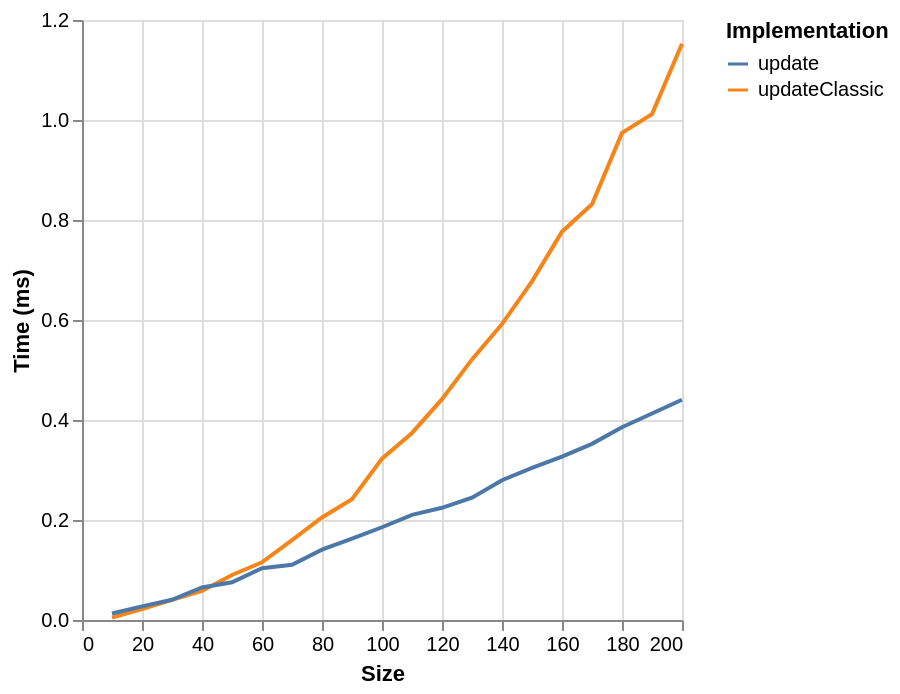

This figure's Vega-Lite source:
### Vega specification from a JSON file in a GitHub repository (floating-point values rounded to 4 significant figures)
{"$schema": "https://vega.github.io/schema/vega/v6.json", "background": "white", "padding": 5, "width": 300, "height": 300, "style": "cell", "data": [{"name": "source_0", "values": [{"ms": 0.0047, "series": "updateClassic", "size": 10}, {"ms": 0.0218, "series": "updateClassic", "size": 20}, {"ms": 0.0402, "series": "updateClassic", "size": 30}, {"ms": 0.058, "series": "updateClassic", "size": 40}, {"ms": 0.0901, "series": "updateClassic", "size": 50}, {"ms": 0.1155, "series": "updateClassic", "size": 60}, {"ms": 0.1599, "series": "updateClassic", "size": 70}, {"ms": 0.2051, "series": "updateClassic", "size": 80}, {"ms": 0.2417, "series": "updateClassic", "size": 90}, {"ms": 0.3227, "series": "updateClassic", "size": 100}, {"ms": 0.3741, "series": "updateClassic", "size": 110}, {"ms": 0.4417, "series": "updateClassic", "size": 120}, {"ms": 0.5212, "series": "updateClassic", "size": 130}, {"ms": 0.5917, "series": "updateClassic", "size": 140}, {"ms": 0.6773, "series": "updateClassic", "size": 150}, {"ms": 0.7767, "series": "updateClassic", "size": 160}, {"ms": 0.8314, "series": "updateClassic", "size": 170}, {"ms": 0.9742, "series": "updateClassic", "size": 180}, {"ms": 1.012, "series": "updateClassic", "size": 190}, {"ms": 1.153, "series": "updateClassic", "size": 200}, {"ms": 0.0131, "series": "update", "size": 10}, {"ms": 0.0273, "series": "update", "size": 20}, {"ms": 0.0405, "series": "update", "size": 30}, {"ms": 0.065, "series": "update", "size": 40}, {"ms": 0.0754, "series": "update", "size": 50}, {"ms": 0.1037, "series": "update", "size": 60}, {"ms": 0.1106, "series": "update", "size": 70}, {"ms": 0.1408, "series": "update", "size": 80}, {"ms": 0.1627, "series": "update", "size": 90}, {"ms": 0.1855, "series": "update", "size": 100}, {"ms": 0.2103, "series": "update", "size": 110}, {"ms": 0.2244, "series": "update", "size": 120}, {"ms": 0.2447, "series": "update", "size": 130}, {"ms": 0.2795, "series": "update", "size": 140}, {"ms": 0.3042, "series": "update", "size": 150}, {"ms": 0.3269, "series": "update", "size": 160}, {"ms": 0.3523, "series": "update", "size": 170}, {"ms": 0.3854, "series": "update", "size": 180}, {"ms": 0.413, "series": "update", "size": 190}, {"ms": 0.4405, "series": "update", "size": 200}]}, {"name": "data_0", "source": "source_0", "transform": [{"type": "formula", "expr": "toNumber(datum[\"size\"])", "as": "size"}]}], "marks": [{"name": "pathgroup", "type": "group", "from": {"facet": {"name": "faceted_path_main", "data": "data_0", "groupby": ["series"]}}, "encode": {"update": {"width": {"field": {"group": "width"}}, "height": {"field": {"group": "height"}}}}, "marks": [{"name": "marks", "type": "line", "style": ["line"], "sort": {"field": "x"}, "from": {"data": "faceted_path_main"}, "encode": {"update": {"stroke": {"scale": "color", "field": "series"}, "description": {"signal": "\"Size: \" + (format(datum[\"size\"], \"\")) + \"; Time (ms): \" + (format(datum[\"ms\"], \"\")) + \"; series: \" + (isValid(datum[\"series\"]) ? isArray(datum[\"series\"]) ? join(datum[\"series\"], ' ') : datum[\"series\"] : \"\"+datum[\"series\"])"}, "x": {"scale": "x", "field": "size"}, "y": {"scale": "y", "field": "ms"}, "defined": {"signal": "isValid(datum[\"size\"]) && isFinite(+datum[\"size\"]) && isValid(datum[\"ms\"]) && isFinite(+datum[\"ms\"])"}}}}]}], "scales": [{"name": "x", "type": "linear", "domain": {"data": "data_0", "field": "size"}, "range": [0, {"signal": "width"}], "nice": true, "zero": false}, {"name": "y", "type": "linear", "domain": {"data": "data_0", "field": "ms"}, "range": [{"signal": "height"}, 0], "nice": true, "zero": true}, {"name": "color", "type": "ordinal", "domain": {"data": "data_0", "field": "series", "sort": true}, "range": "category"}], "axes": [{"scale": "x", "orient": "bottom", "gridScale": "y", "grid": true, "tickCount": {"signal": "ceil(width/40)"}, "domain": false, "labels": false, "aria": false, "maxExtent": 0, "minExtent": 0, "ticks": false, "zindex": 0}, {"scale": "y", "orient": "left", "gridScale": "x", "grid": true, "tickCount": {"signal": "ceil(height/40)"}, "domain": false, "labels": false, "aria": false, "maxExtent": 0, "minExtent": 0, "ticks": false, "zindex": 0}, {"scale": "x", "orient": "bottom", "grid": false, "title": "Size", "labelFlush": true, "labelOverlap": true, "tickCount": {"signal": "ceil(width/40)"}, "zindex": 0}, {"scale": "y", "orient": "left", "grid": false, "title": "Time (ms)", "labelOverlap": true, "tickCount": {"signal": "ceil(height/40)"}, "zindex": 0}], "legends": [{"orient": "right", "symbolLimit": 30, "title": "Implementation", "stroke": "color", "symbolType": "stroke"}]}
